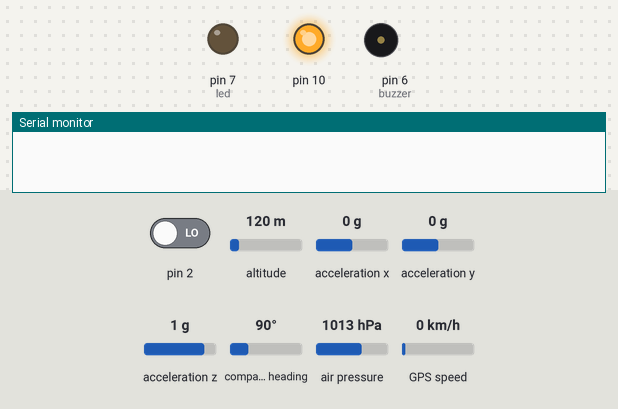
A sketch run on a simulated Arduino Uno, built with avr-gcc and run on an emulated ATmega328P. Shown: output pins drawn as LEDs (lit = HIGH), buzzer (waves = sounding), the last lines printed to the serial monitor. Wiring (inferred from the names in the program): ADXL345 accelerometer at I2C address 0x53. Dashed ring = blinking. Inputs (shaded band) come from the test bench; at power-on: pin 2 LOW, altitude 120 m, acceleration x 0 g, acceleration y 0 g, acceleration z 1 g, compass heading 90°, air pressure 1013 hPa, GPS speed 0 km/h. The GPS gets a fix after 3 s at 37.7749, -122.4194 with 8 satellites.

Above: at 1.2 s.
1.3 s: pin 2 driven HIGH
At 1.55 s:
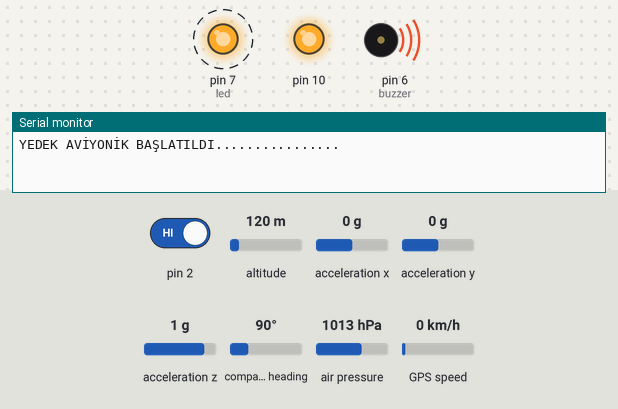
Timing chart, 0 to 4.3 s (numbered marks = the images above; inputs shaded):
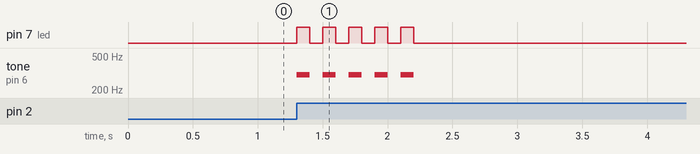

Measured:
- after the input at 1.3 s, pin 7 (led): alternates HIGH for 0.10 s and LOW for 0.10 s, 10 changes in all, then stays LOW, starting at once; tone on pin 6 (buzzer): alternates 300 Hz for 0.10 s and silent for 0.10 s, 10 changes in all, then stays silent, starting at once

The sketch:

YEDEK_GE____DENEME1.ino
```cpp
#include<SPI.h> //Load SPI Library
#include <Wire.h>  // Wire library - used for I2C communication
#include <Adafruit_BMP085.h>
#include <TinyGPS.h>
TinyGPS gps;
#include <SoftwareSerial.h>
SoftwareSerial ss(3, 4); //rx tx

Adafruit_BMP085 bmp;

double irtifa_deger, irtifa, eski_irtifa; //Bmp 180 basınç sensöründen irtifa değeri okumak için tanımlanan değişkenler.
double irtifa_d[9] = {}; //farklı irtifa değerleri için dizi tanımlama


int ADXL345 = 0x53; // The ADXL345 sensor I2C address

float X_out, Y_out, Z_out, giris_z, eski_z = 0; // Outputs


const byte adres[6] = "00001";

float dizi_z[9] = {};


int eski_zaman = 0;
int led = 7;
int buzzer = 6;

void setup() {
  pinMode(2, INPUT);
  pinMode(buzzer, OUTPUT);
  pinMode(led, OUTPUT);


  Serial.begin(9600);
  ss.begin(9600);

  SPI.begin();


  Serial.begin(9600);
  Wire.begin(); // Initiate the Wire library
  // Set ADXL345 in measuring mode
  Wire.beginTransmission(ADXL345); // Start communicating with the device
  Wire.write(0x2D); // Access/ talk to POWER_CTL Register - 0x2D
  // Enable measurement
  Wire.write(8); // Bit D3 High for measuring enable (8dec -> 0000 1000 binary)
  Wire.endTransmission();
  delay(5);
  //X-axis
  Wire.beginTransmission(ADXL345);
  Wire.write(0x1E);
  Wire.write(1);
  Wire.endTransmission();
  delay(10);
  //Y-axis
  Wire.beginTransmission(ADXL345);
  Wire.write(0x1F);
  Wire.write(-2);
  Wire.endTransmission();
  delay(10);
  //Z-axis
  Wire.beginTransmission(ADXL345);
  Wire.write(0x20);
  Wire.write(7);
  Wire.endTransmission();
  delay(10);


  Wire.beginTransmission(ADXL345);
  Wire.write(0x32);
  Wire.endTransmission(false);
  Wire.requestFrom(ADXL345, 6, true);

  X_out = ( Wire.read() | Wire.read() << 8);

  Y_out = ( Wire.read() | Wire.read() << 8);

  eski_z = ( Wire.read() | Wire.read() << 8);
  eski_z = eski_z / 256;


  int i = 0;
  while (i < 9) {
    Wire.beginTransmission(ADXL345);
    Wire.write(0x32);
    Wire.endTransmission(false);
    Wire.requestFrom(ADXL345, 6, true);

    X_out = ( Wire.read() | Wire.read() << 8);

    Y_out = ( Wire.read() | Wire.read() << 8);

    dizi_z[i] = ( Wire.read() | Wire.read() << 8);
    dizi_z[i] = dizi_z[i] / 256;

    i++;
  }

  if (!bmp.begin())
  {
    Serial.println("Sensör bulunamadı");
    while (1) {}
  }

  eski_irtifa = bmp.readAltitude(102520); // Başlangıç irtifasını sıfır yapmak İçin Başlangıç İrtifası kaydetme.
  delay(10);

  int  k = 0; // İrtifa dizisine değerlerin atanması
  while (k < 9) {
    irtifa_d[k] = bmp.readAltitude(102520);
    k++;
    delay(1);
  }

}


void loop() {


  if (digitalRead(2) == 1) {
    Serial.print("YEDEK AVİYONİK BAŞLATILDI................");


    for (int s = 0; s < 5; s++) {
      digitalWrite(led, 1);
      tone(buzzer, 300);
      delay(100);
      digitalWrite(led, 0 );
      noTone(buzzer);
      delay(100);

    }
    while (1) {

      smartdelay(700);
      Serial.println();

      uint8_t sat = gps.satellites();
      Serial.print("Bağlanılan Uydu Sayısı: "); Serial.println(sat);

      float flat, flon;
      unsigned long age;
      gps.f_get_position(&flat, &flon, &age);
      Serial.print("Enlem: "); Serial.println(flat, 8);
      Serial.print("Boylam: "); Serial.println(flon, 8);

      int alt = gps.f_altitude();
      Serial.print("Rakım: "); Serial.println(alt);

      int spd = gps.f_speed_kmph();
      Serial.print("Hız: "); Serial.println(spd);

      int crs = gps.f_course();
      Serial.print("Rota: "); Serial.println(crs);

      int year;
      byte month, day, hour, minute, second, hundredths;
      unsigned long age2;
      gps.crack_datetime(&year, &month, &day, &hour, &minute, &second, &hundredths, &age2);

      Serial.print("Saat: "); Serial.println(hour + 3);//Utc cinsinden olan saati yerel saate çevirmek için (+3)yaptık
      Serial.print("Dakika: "); Serial.println(minute);
      Serial.print("Saniye: "); Serial.println(second);


      /* if (millis() - eski_zaman >= 50) {

         eski_zaman = millis();*/

      Wire.beginTransmission(ADXL345);
      Wire.write(0x32);
      Wire.endTransmission(false);
      Wire.requestFrom(ADXL345, 6, true);

      X_out = ( Wire.read() | Wire.read() << 8);
      Y_out = ( Wire.read() | Wire.read() << 8);
      giris_z = ( Wire.read() | Wire.read() << 8);
      giris_z = giris_z / 256;

      Z_out = ((dizi_z[0] + dizi_z[1] + dizi_z[2] + dizi_z[3] + dizi_z[4] + dizi_z[5] + dizi_z[6] +
                dizi_z[7] + dizi_z[8]) / 9);

      Z_out = Z_out - eski_z;

      Serial.print("Z_İVME: ");
      Serial.print(Z_out);
      Serial.print("\t");


      dizi_z[0] = dizi_z[1];
      dizi_z[1] = dizi_z[2];
      dizi_z[2] = dizi_z[3];
      dizi_z[3] = dizi_z[4];
      dizi_z[4] = dizi_z[5];
      dizi_z[5] = dizi_z[6];
      dizi_z[6] = dizi_z[7];
      dizi_z[7] = dizi_z[8];
      dizi_z[8] = dizi_z[9];
      dizi_z[9] = giris_z;


      irtifa = (irtifa_d[0] + irtifa_d[1] + irtifa_d[2] + irtifa_d[3] + irtifa_d[4] + irtifa_d[5] + irtifa_d[6] + irtifa_d[7] + irtifa_d[8]) / 9;
      irtifa = irtifa - eski_irtifa;// Bulununan irtifayı fıfır alma işlemi

      irtifa_deger =  bmp.readAltitude(102520);


      Serial.print("İrtifaa:");
      Serial.println(irtifa);


      // İrtifa dizisinin kaydırma İşlemi
      irtifa_d[0] = irtifa_d[1];
      irtifa_d[1] = irtifa_d[2];
      irtifa_d[2] = irtifa_d[3];
      irtifa_d[3] = irtifa_d[4];
      irtifa_d[4] = irtifa_d[5];
      irtifa_d[5] = irtifa_d[6];
      irtifa_d[6] = irtifa_d[7];
      irtifa_d[7] = irtifa_d[8];
      irtifa_d[8] = irtifa_deger;


      delay(100);
    }
  }


}


static void smartdelay(unsigned long ms) {
  unsigned long start = millis();
  do {
    while (ss.available())
      gps.encode(ss.read());
  } while (millis() - start < ms);
}
```
